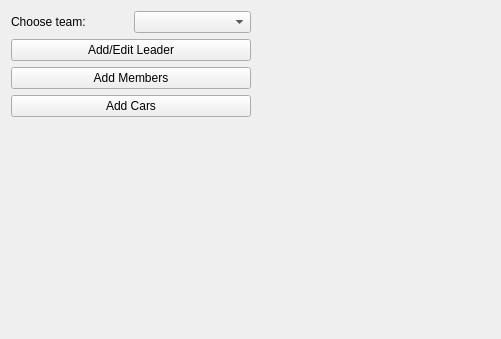
<?xml version="1.0" encoding="UTF-8"?>
<ui version="4.0">
 <class>WindowAddTeam</class>
 <widget class="QWidget" name="WindowAddTeam">
  <property name="geometry">
   <rect>
    <x>0</x>
    <y>0</y>
    <width>501</width>
    <height>339</height>
   </rect>
  </property>
  <property name="windowTitle">
   <string>Form</string>
  </property>
  <layout class="QHBoxLayout" name="horizontalLayout_2" stretch="1,1">
   <item>
    <layout class="QVBoxLayout" name="verticalLayout">
     <item>
      <layout class="QHBoxLayout" name="horizontalLayout_3" stretch="0,0">
       <item>
        <widget class="QLabel" name="label">
         <property name="text">
          <string>Choose team:</string>
         </property>
        </widget>
       </item>
       <item>
        <widget class="QComboBox" name="comboBox">
         <item>
          <property name="text">
           <string/>
          </property>
         </item>
        </widget>
       </item>
      </layout>
     </item>
     <item>
      <widget class="QPushButton" name="ButtonAddLeader">
       <property name="text">
        <string>Add/Edit Leader</string>
       </property>
      </widget>
     </item>
     <item>
      <widget class="QPushButton" name="ButtonAddMembers">
       <property name="text">
        <string>Add Members</string>
       </property>
      </widget>
     </item>
     <item>
      <widget class="QPushButton" name="pushButton">
       <property name="text">
        <string>Add Cars</string>
       </property>
      </widget>
     </item>
     <item>
      <spacer name="verticalSpacer">
       <property name="orientation">
        <enum>Qt::Vertical</enum>
       </property>
       <property name="sizeHint" stdset="0">
        <size>
         <width>20</width>
         <height>40</height>
        </size>
       </property>
      </spacer>
     </item>
    </layout>
   </item>
   <item>
    <layout class="QVBoxLayout" name="verticalLayout_2"/>
   </item>
  </layout>
 </widget>
 <resources/>
 <connections/>
</ui>
